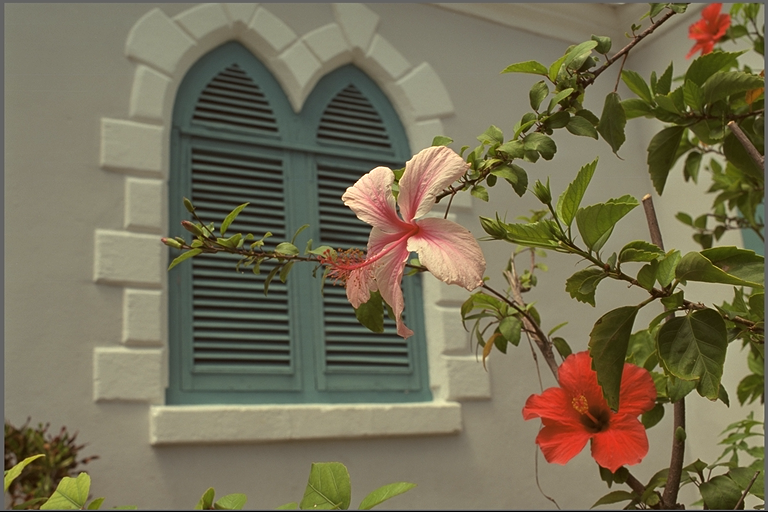
#> input picture 3灰度变换与阈值化/test.jpg, 768 x 512 px
$ jupyter execute '3.2图像阈值化与二值化.ipynb'
#> lines starting #> are read from the running program, lines starting #| are printed output that depends on the picture; after the words box and inside, x2 and y2 are one past the last pixel; in counts of white or black regions, pixels touching at a corner belong together
[cell 1]
import cv2
import numpy as np
import matplotlib.pyplot as plt

# 读取灰度图像
img = cv2.imread("test.jpg", cv2.IMREAD_GRAYSCALE)
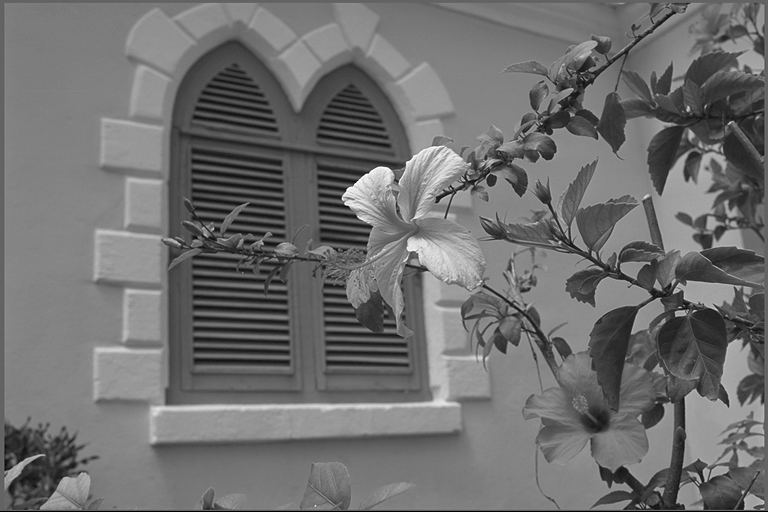
#> img: shape (512, 768); min 0, max 255, mean 111.1

# 容错处理：读取失败生成模拟图像
if img is None:
    print("警告：读取图片失败，自动生成模拟灰度图")
    img = np.uint8(np.random.normal(127, 50, (400, 400)))
    img = np.clip(img, 0, 255)

# 1. 手动全局阈值化（阈值T=127，可自行调整）
T_manual = 127
_, img_global_manual = cv2.threshold(img, T_manual, 255, cv2.THRESH_BINARY)
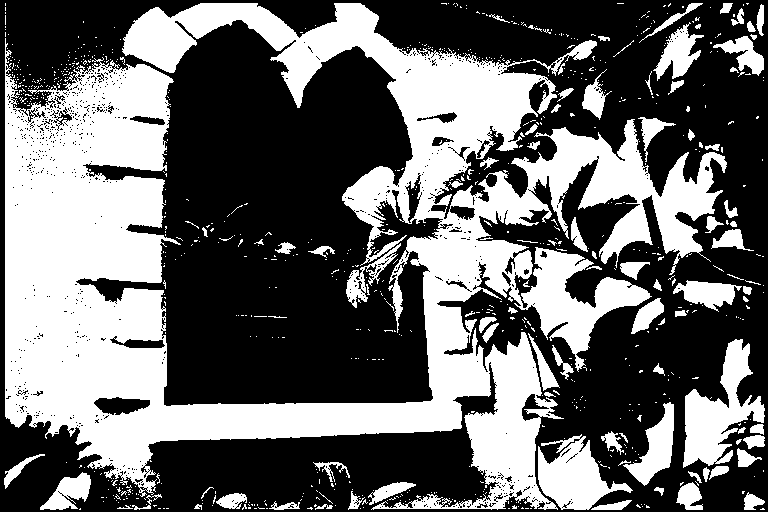
#> img_global_manual: shape (512, 768); 41% white; 818 white regions (725 under 20 px), largest, box (x1, y1, x2, y2) and area: (5, 3, 727, 510) 133672, (683, 339, 765, 468) 4721, (538, 434, 633, 510) 3600

# 2. 自动全局阈值化（以图像平均灰度作为阈值）
T_auto = np.mean(img).astype(np.uint8)
#> T_auto = 111
_, img_global_auto = cv2.threshold(img, T_auto, 255, cv2.THRESH_BINARY)
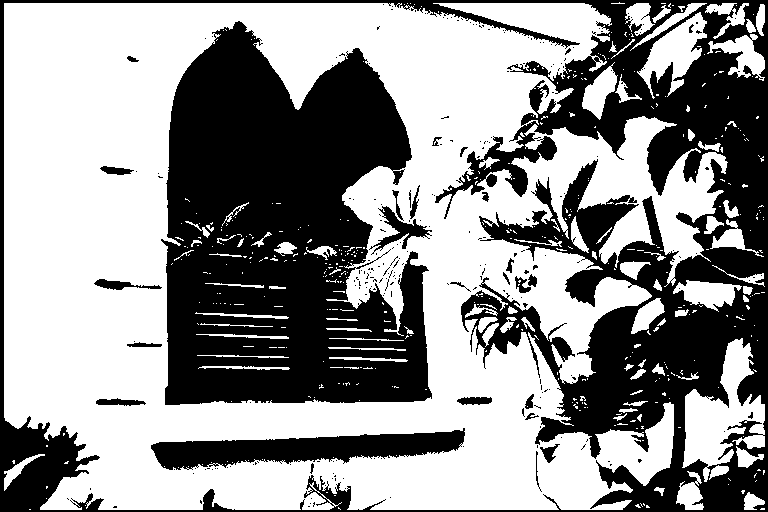
#> img_global_auto: shape (512, 768); 57.4% white; 247 black regions (219 under 20 px), largest, box (x1, y1, x2, y2) and area: (0, 0, 768, 512) 83585, (161, 21, 432, 405) 73320, (151, 428, 465, 470) 7004

# 结果可视化
plt.rcParams["font.sans-serif"] = ["SimHei"]
plt.rcParams["axes.unicode_minus"] = False
fig, axes = plt.subplots(1, 3, figsize=(15, 5))

# 绘制图像
axes[0].imshow(img, cmap="gray")
axes[0].set_title("原始灰度图像")
axes[0].axis("off")

axes[1].imshow(img_global_manual, cmap="gray")
axes[1].set_title(f"手动全局阈值（T={T_manual}）")
axes[1].axis("off")

axes[2].imshow(img_global_auto, cmap="gray")
axes[2].set_title(f"自动全局阈值（T={T_auto}）")
axes[2].axis("off")

plt.tight_layout()
plt.show()

[cell 2]
import cv2
import numpy as np
import matplotlib.pyplot as plt

# 读取灰度图像
img = cv2.imread("test.jpg", cv2.IMREAD_GRAYSCALE)

# 容错处理：读取失败生成模拟图像（双峰分布，适配Otsu）
if img is None:
    print("警告：读取图片失败，自动生成双峰分布模拟图")
    img1 = np.uint8(np.random.normal(80, 20, (400, 200)))
    img2 = np.uint8(np.random.normal(200, 20, (400, 200)))
    img = np.hstack((img1, img2))
    img = np.clip(img, 0, 255)

# Otsu阈值化（自动寻找最优阈值）
# 返回值：ret=最优Otsu阈值，img_otsu=二值化图像
ret_otsu, img_otsu = cv2.threshold(img, 0, 255, cv2.THRESH_BINARY + cv2.THRESH_OTSU)
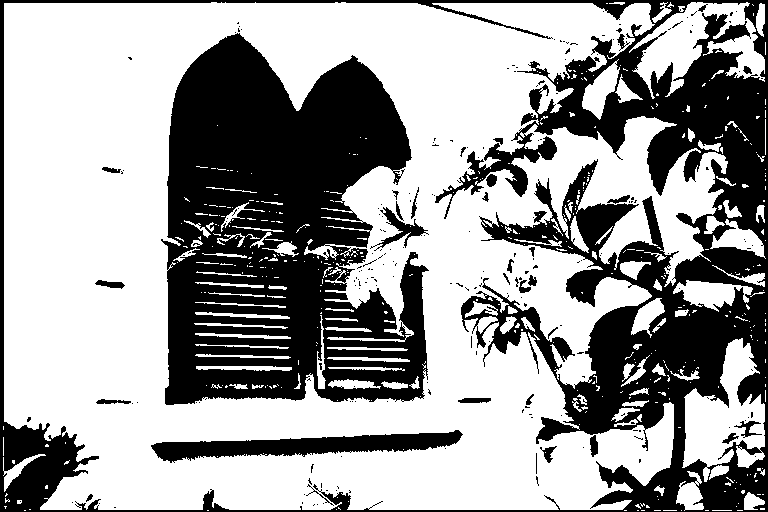
#> img_otsu: shape (512, 768); 61.9% white; 229 black regions (196 under 20 px), largest, box (x1, y1, x2, y2) and area: (0, 0, 768, 512) 74815, (161, 33, 429, 405) 67018, (151, 430, 463, 463) 4795
#> ret_otsu = 103

# 计算原始图像直方图（用于验证双峰分布）
hist, _ = np.histogram(img.flatten(), bins=256, range=(0, 256))
#> hist = 256 values, max 11583 at index 132, min 0 at index 1, mean 1536

# 结果可视化
plt.rcParams["font.sans-serif"] = ["SimHei"]
plt.rcParams["axes.unicode_minus"] = False
fig, axes = plt.subplots(1, 3, figsize=(18, 6))

# 绘制图像
axes[0].imshow(img, cmap="gray")
axes[0].set_title("原始灰度图像")
axes[0].axis("off")

axes[1].plot(hist, color="black")
axes[1].set_title("原始图像直方图（双峰分布）")
axes[1].set_xlim([0, 255])
axes[1].axvline(x=ret_otsu, color="red", linestyle="--", label=f"Otsu阈值={ret_otsu}")
axes[1].legend()

axes[2].imshow(img_otsu, cmap="gray")
axes[2].set_title(f"Otsu二值化（最优阈值T={ret_otsu}）")
axes[2].axis("off")

plt.tight_layout()
plt.show()
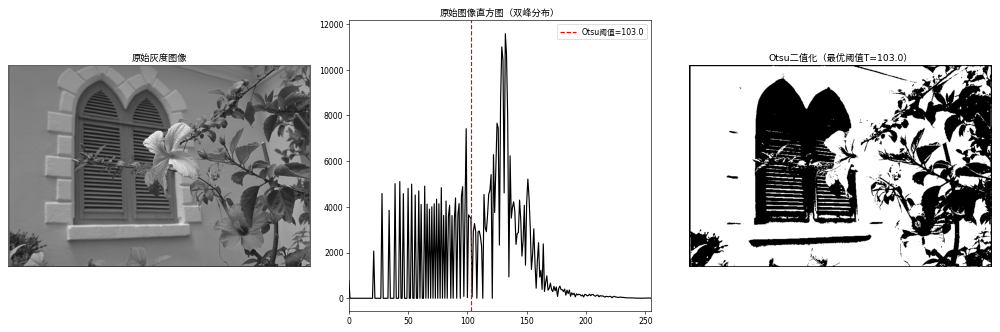
#> figure drawn by matplotlib, 3 panels; panel 2: curve peaks at x = 132, y = 11583

[cell 3]
import cv2
import numpy as np
import matplotlib.pyplot as plt

# 读取灰度图像
img = cv2.imread("test2.jpg", cv2.IMREAD_GRAYSCALE)
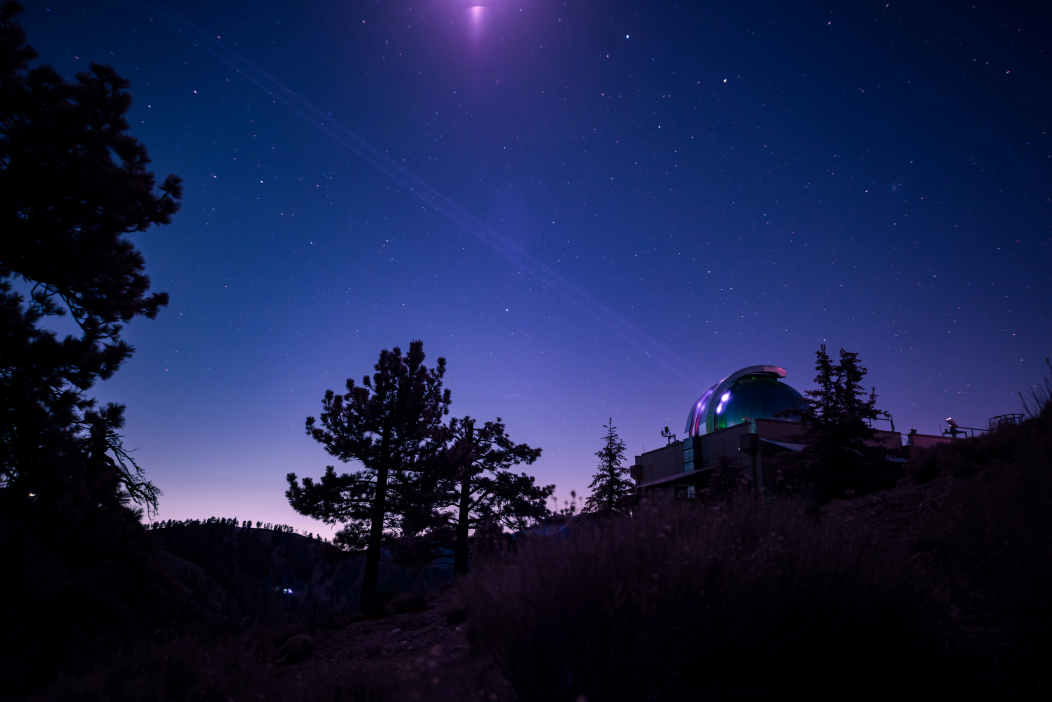
#> input picture 3灰度变换与阈值化/test2.jpg, 7360 x 4912 px (shown at 1/7 size)
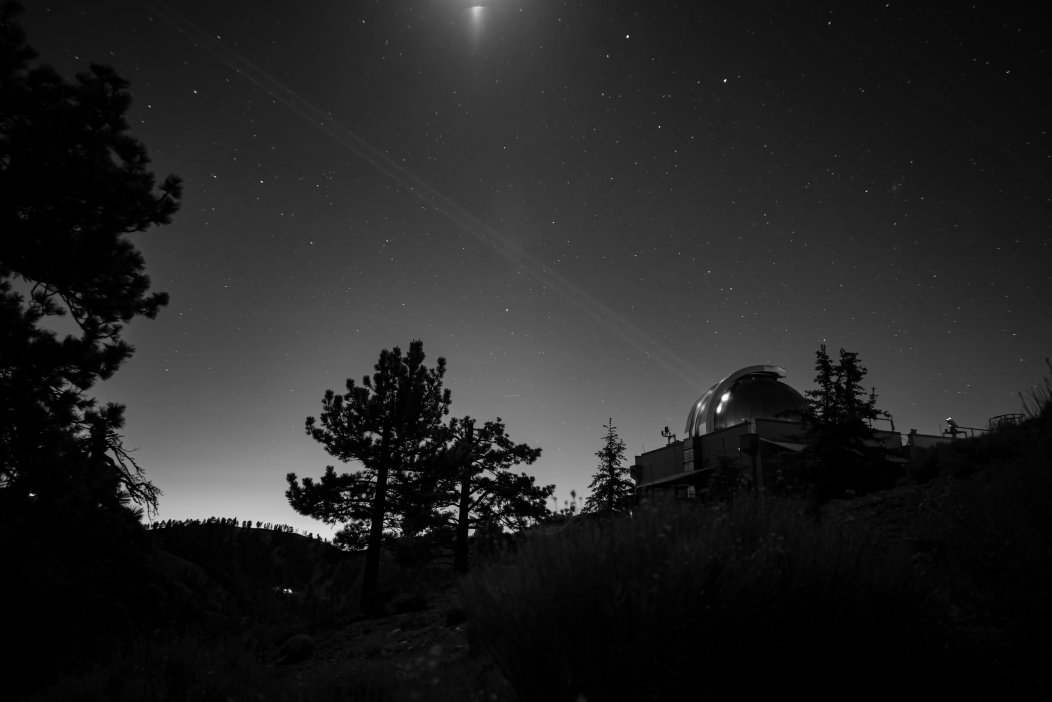
#> img: shape (4912, 7360) (shown at 1/7 size); min 0, max 255, mean 35.6

# 容错处理：读取失败生成光照不均模拟图（适配自适应阈值）
if img is None:
    print("警告：读取图片失败，自动生成光照不均模拟图")
    img = np.uint8(np.zeros((400, 600)))
    img[:, :200] = np.random.normal(80, 10, (400, 200))
    img[:, 200:400] = np.random.normal(150, 10, (400, 200))
    img[:, 400:] = np.random.normal(220, 10, (400, 200))
    img = np.clip(img, 0, 255)

# 1. 均值自适应阈值化
# blockSize=邻域窗口大小（必须为奇数），C=常数（从平均值中减去的数值）
img_adaptive_mean = cv2.adaptiveThreshold(
    img, 255, cv2.ADAPTIVE_THRESH_MEAN_C, cv2.THRESH_BINARY, blockSize=15, C=2
)
#> img_adaptive_mean: shape (4912, 7360); 94.1% white; 38070 black regions (31480 under 20 px), largest, box (x1, y1, x2, y2) and area: (715, 2647, 2685, 3867) 296319, (2723, 2492, 4029, 3781) 262798, (4002, 2555, 5608, 3624) 131969

# 2. 高斯自适应阈值化
img_adaptive_gauss = cv2.adaptiveThreshold(
    img, 255, cv2.ADAPTIVE_THRESH_GAUSSIAN_C, cv2.THRESH_BINARY, blockSize=15, C=2
)
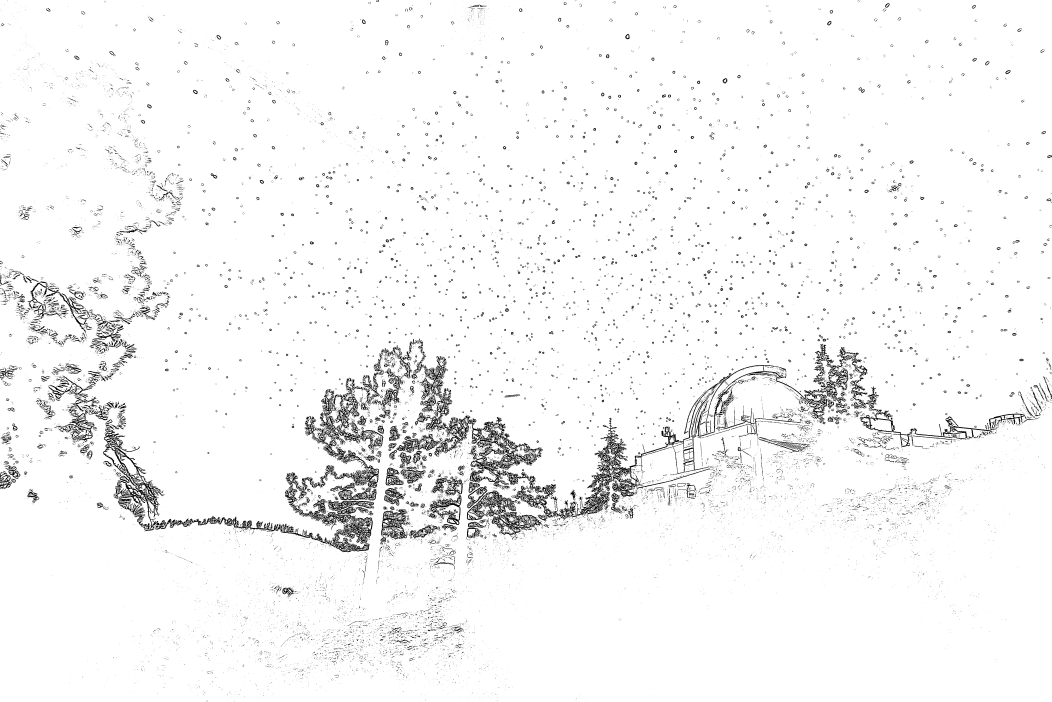
#> img_adaptive_gauss: shape (4912, 7360) (shown at 1/7 size); 96.2% white; 39340 black regions (34618 under 20 px), largest, box (x1, y1, x2, y2) and area: (720, 3110, 2609, 3865) 112259, (4002, 2555, 5790, 3624) 97651, (2131, 2758, 2652, 3503) 54855

# 结果可视化
plt.rcParams["font.sans-serif"] = ["SimHei"]
plt.rcParams["axes.unicode_minus"] = False
fig, axes = plt.subplots(1, 3, figsize=(18, 6))

# 绘制图像
axes[0].imshow(img, cmap="gray")
axes[0].set_title("原始灰度图像（光照不均）")
axes[0].axis("off")

axes[1].imshow(img_adaptive_mean, cmap="gray")
axes[1].set_title("均值自适应阈值二值化")
axes[1].axis("off")

axes[2].imshow(img_adaptive_gauss, cmap="gray")
axes[2].set_title("高斯自适应阈值二值化")
axes[2].axis("off")

plt.tight_layout()
plt.show()
